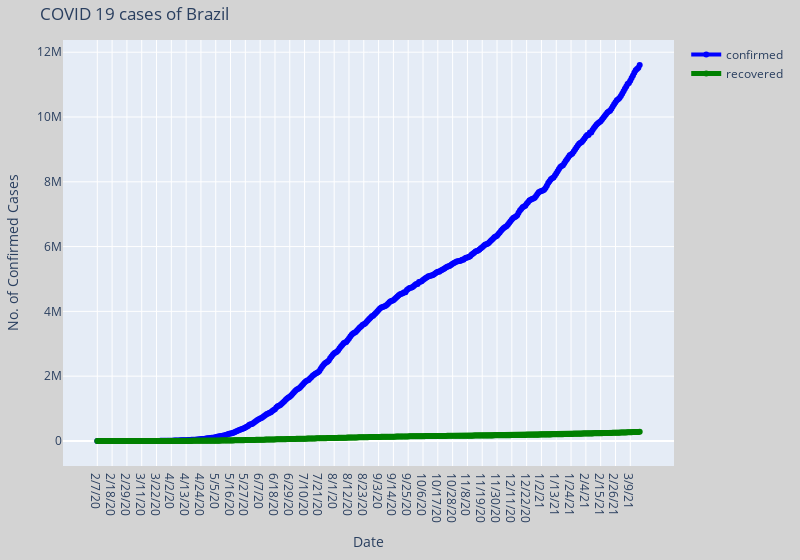

Notebook cell for this chart:
### Code cell
#interact(confirmedRecoveredCases, country='Mexico')
#ipywLayout = widgets.Layout(border='solid 2px green')
confirmedRecoveredCases('Brazil')

### Figure 1 — Plotly figure (JSON) as saved in the notebook; plotly's stock layout.template omitted (floating-point values rounded to 4 significant figures; data arrays with more than 128 entries replaced by an {"elided": "..."} marker saying what was removed)
{"data": [{"connectgaps": true, "line": {"color": "blue", "width": 4}, "mode": "lines+markers", "name": "confirmed", "text": "Total confirmed: 11603535", "type": "scatter", "x": {"elided": "404 str values"}, "y": {"elided": "404 int values"}}, {"connectgaps": true, "line": {"color": "green", "width": 5}, "mode": "lines+markers", "name": "recovered", "text": "Total recovered: 282127", "type": "scatter", "x": {"elided": "404 str values"}, "y": {"elided": "404 int values"}}], "layout": {"margin": {"b": 20, "l": 20, "r": 20, "t": 40}, "paper_bgcolor": "lightgrey", "title": {"text": "COVID 19 cases of Brazil"}, "width": 800, "xaxis": {"title": {"text": "Date"}}, "yaxis": {"title": {"text": "No. of Confirmed Cases"}, "type": "linear"}}}
